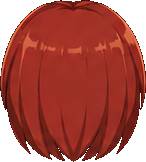
#> input picture out/rig/images/hair-crown.png, 146 x 162 px, given as the content of the folder ../out/rig/images/images_frames, which was not available
$ python pack_clips.py ../out/rig/images
#> lines starting #> are read from the running program, lines starting #| are printed output that depends on the picture; after the words box and inside, x2 and y2 are one past the last pixel; in counts of white or black regions, pixels touching at a corner belong together; pictures that were not available may be replaced by others from this repository, and a replacement may not be noted
#!/usr/bin/env python3
"""Put finished clips onto one shared canvas, and pack them into one atlas.

Each clip comes out of the assembler on a canvas of its own, sized to whatever
that particular animation needed. Inside a clip that is right and the frames
line up to within a pixel or two. Between clips it is wrong: the idle, the hit
and the attack ended up 436x431, 459x378 and 485x385, with her feet 8, 12 and
16 pixels off the bottom and her centre line at 51%, 46% and 64% of the width.
Play one after another and she jumps the moment the clip changes.

So the clips are registered to each other here. Note the unit: a *clip* is
moved, not a frame. Frames inside a clip are already registered, and some of
what looks like drift is deliberate -- the lunge in the attack, the knockback
in the hit -- so every frame of a clip takes the same offset and the motion
inside it survives intact.

The other thing this fixes is that a played frame is not a drawing. A pose held
nine frames is written out nine times, so about 70% of every strip is the same
image repeated. Here identical frames are stored once and the timing becomes a
list of indices, which is what a playback loop wants anyway.
"""

import argparse
import glob
import hashlib
import json
import os

import numpy as np
from PIL import Image


# WebP refuses a single dimension over this. PNG has no such limit, which is why
# the check below is asked about the format rather than applied to every write:
# the full-scale preview atlas is legitimately 15932x17458 and encodes fine.
LIMIT = 16383


def ground(im):
    """Where a frame stands: the centre of her boots, and the floor under them.

    The horizontal measurement is the assembler's own: the desaturated pixels of
    the lower body, so streaming hair -- the most mobile thing on her -- does not
    vote on where her feet are. The vertical one is the lowest of those same
    pixels, which is the sole of the lower boot.
    """
    a = np.array(im)
    rgb = a[:, :, :3].astype(np.int16)
    mx, mn = rgb.max(axis=2), rgb.min(axis=2)
    sat = np.where(mx > 0, (mx - mn) * 255 // np.maximum(mx, 1), 0)
    core = (a[:, :, 3] > 0) & (sat < 70)
    core[:int(core.shape[0] * 0.55)] = False
    ys, xs = np.nonzero(core)
    if not len(xs):
        return im.width / 2.0, im.height - 1
    return float(xs.mean()), int(ys.max())


def body_area(im):
    """How much of a frame is HER, with effects masked out.

    Used as the measure of how large she is DRAWN, and area is the right
    measure rather than height. Height is a property of the pose: she is 325px
    tall through the dodge because she spends it crouched and 603px through the
    slipping idle because she spends it upright, and normalising on that would
    make her grow every time she stood up. Area barely moves when a limb folds
    -- measured across these clips, the spread of sqrt(area) WITHIN a clip is
    under 6% where height varies by 17% -- so it tracks the drawing scale and
    not the choreography.

    Fire and the blade's teal are excluded for the same reason the anchor
    excludes them: an effect can be larger than she is and would set the number
    instead of her.
    """
    a = np.asarray(im)
    rgb, alpha = a[:, :, :3].astype(np.int16), a[:, :, 3]
    fire = (rgb[:, :, 0] > 170) & (rgb[:, :, 1] > 60) & (rgb[:, :, 2] < 120)
    teal = (rgb[:, :, 1] > rgb[:, :, 0] + 30) & (rgb[:, :, 2] > rgb[:, :, 0] + 20)
    body = (alpha > 32) & ~fire & ~teal
    return int(body.sum()) or int((alpha > 32).sum())


def clip_scale(images):
    """One number for how large she is drawn in this clip.

    The median of the FIRST THREE frames, not of all of them, and the reason is
    that some clips stop containing the character. The death animation ends as
    a pile of ash: taken over the whole clip its median reads 235 where her
    standing drawings measure 257 to 294, so it would be scaled up by 12% to
    make the ASH the right size. The cyberpsychosis idle fails the other way --
    its coloured copies add area from the third drawing on, and a high
    percentile reads 392 against a real 321.

    Almost every clip here opens on her reference guard, before anything has
    happened to her, which makes the opening frames the most comparable thing
    across clips: measured that way the cross-clip spread is 1.60x against
    1.67x on the full median, so it is also the tighter measure. Three frames
    rather than one, so a single odd drawing cannot set a whole clip.
    """
    head = images[:3] if len(images) >= 3 else images
    return float(np.median([np.sqrt(body_area(im)) for im in head]))


def main():
    ap = argparse.ArgumentParser(description=__doc__,
                                 formatter_class=argparse.RawDescriptionHelpFormatter)
    ap.add_argument("clips", nargs="+",
                    help="clip directories, each holding <name>_frames/ and <name>.json")
    ap.add_argument("-o", "--outdir", default="out/atlas")
    ap.add_argument("-n", "--name", default="dahlia")
    ap.add_argument("--margin", type=int, default=8,
                    help="clear pixels kept on every side of the shared canvas")
    ap.add_argument("--cols", type=int, default=0,
                    help="cells per row; 0 picks a roughly square sheet")
    ap.add_argument("--role", action="append", default=[], metavar="DIR=ROLE",
                    help="name a clip by what it IS rather than whose it is, e.g. "
                         "'out/dahlia_twirl=idle'. With more than one character in a "
                         "tracker the player has to ask for 'the hit', not for "
                         "'dahlia_hit', so the roles are what the manifest carries")
    ap.add_argument("--scale-like", action="append", default=[], metavar="DIR=OTHER",
                    help="this clip CONTINUES FROM the end of another one, so size its "
                         "first frame to match that one's last instead of measuring it "
                         "as a character. For the ash loop, which carries on from where "
                         "the death animation stops: 'out/dahlia_ashes=out/dahlia_death'")
    ap.add_argument("--match-scale", action="store_true",
                    help="resize each clip so she is drawn the same size in all of "
                         "them. Registering position is not enough on its own: the "
                         "sheets behind different clips came back at very different "
                         "scales, and she jumped 67%% larger the moment the panel "
                         "switched to a newer clip. The target is the MEDIAN clip")
    ap.add_argument("--scale", type=float, default=1.0,
                    help="resize every cell; 0.5 halves the atlas for the web, where "
                         "she is displayed small anyway")
    ap.add_argument("--quality", type=int, default=90,
                    help="WebP quality. 90 is the default and was fine while the "
                         "tracker was one character; at two it pushed the file "
                         "past 30MB, and a sprite atlas shown at 0.75 scale "
                         "gives up very little between 90 and 78.")
    ap.add_argument("--format", choices=("png", "webp"), default="png",
                    help="webp is a still image here, not an animation -- same pixels "
                         "at a third of the bytes, and a browser reads it either way")
    ap.add_argument("--preview", action="store_true",
                    help="also write a webp playing every clip back to back, which "
                         "is what shows whether she holds still across the joins")
    ap.add_argument("--preview-scale", type=float, default=0.5)
    args = ap.parse_args()

    roles = {}
    for spec in args.role:
        d, _, r = spec.rpartition("=")
        if not d or not r:
            raise SystemExit(f"--role wants DIR=ROLE, got {spec!r}")
        roles[d.rstrip("/")] = r

    clips = []
    for d in args.clips:
        name = os.path.basename(d.rstrip("/"))
        meta_path = os.path.join(d, f"{name}.json")
        frames = sorted(glob.glob(os.path.join(d, f"{name}_frames", "*.png")))
        if not frames:
            raise SystemExit(f"{d}: no played frames in {name}_frames/")
        meta = json.load(open(meta_path, encoding="utf-8")) if os.path.exists(meta_path) else {}
        images = [Image.open(p).convert("RGBA") for p in frames]
#> images = 1 item
        clips.append({"name": roles.get(d.rstrip("/"), name), "images": images,
                      "dir": d.rstrip("/"), "fps": meta.get("fps", 24)})

    if args.match_scale:
        # Measured before anything is moved, and applied before the anchor is
        # taken, so the feet still land together afterwards.
        for c in clips:
            c["measure"] = clip_scale(c["images"])

        # THE MEDIAN CLIP, not the smallest. Taking the minimum let a single
        # clip that happened to be drawn small decide the size of the whole
        # cast, and it moved every time a new clip came in under the old floor.
        # The median is decided by the middle of the set instead, so one odd
        # sheet cannot drag everything down with it.
        #
        # The reason the minimum was chosen originally was to guarantee nothing
        # is ever enlarged, and that guarantee survives anyway because --scale
        # runs afterwards: a clip's NET factor is (target / measure) * scale,
        # and at 0.75 nothing here reaches 1.0. It is checked rather than
        # assumed -- the warning below fires if a clip really would be blown up.
        target = float(np.median([c["measure"] for c in clips]))

        # A clip that does not contain the character cannot be measured as one.
        # The ash loop is the whole of her that is left after the Kindle-Shell,
        # and asking how big "she" is in it returns the size of a pile -- which
        # the median then tried to enlarge by 61% to make it person-sized.
        #
        # So a clip can instead be sized to CONTINUE from another: its first
        # drawing is matched to that clip's last, after that clip's own factor
        # is settled. The ash in the loop then lands exactly on the ash the
        # death animation stopped at, which is the only relationship that
        # actually matters between the two.
        by_dir = {c["dir"]: c for c in clips}
        follow = {}
        for spec in args.scale_like:
            d, _, o = spec.rpartition("=")
            d, o = d.rstrip("/"), o.rstrip("/")
            if d not in by_dir or o not in by_dir:
                raise SystemExit(f"--scale-like names a directory that is not "
                                 f"being packed: {spec!r}")
            follow[d] = o
        for d, o in follow.items():
            this, other = by_dir[d], by_dir[o]
            if other["dir"] in follow:
                raise SystemExit("--scale-like cannot chain: "
                                 f"{o} is itself following another clip")
            k_other = target / other["measure"]
            head = np.sqrt(body_area(this["images"][0]))
            tail = np.sqrt(body_area(other["images"][-1]))
            # measure = target / factor, so store the measure that yields it
            this["measure"] = target / (k_other * tail / head) if head else this["measure"]
            print(f"  {this['name']:<12s} sized to continue from {other['name']}")
        blown = [c["name"] for c in clips
                 if (target / c["measure"]) * args.scale > 1.0]
        if blown:
            print(f"  note: {', '.join(blown)} would be enlarged past its own "
                  f"resolution at --scale {args.scale}")
        for c in clips:
            k = target / c["measure"]
            if abs(k - 1.0) < 0.005:
                print(f"  {c['name']:<12s} already at scale")
                continue
            c["images"] = [im.resize((max(1, round(im.width * k)),
                                      max(1, round(im.height * k))), Image.LANCZOS)
                           for im in c["images"]]
            print(f"  {c['name']:<12s} scaled {100 * k:.1f}%")

    for c in clips:
        # The clip's own origin is taken from its first frame, because that is
        # the drawing it cuts in on and the one that has to agree with every
        # other clip's first drawing.
        c["gx"], c["gy"] = ground(c["images"][0])
#> this loop made 1 pass
#> pass 1, in ground, `mx, mn = rgb.max(axis=2), rgb.min(axis=2)`:
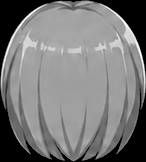
#> mx: shape (162, 146) int16; min 0, max 255, mean 120
#> pass 1, in ground, `mx, mn = rgb.max(axis=2), rgb.min(axis=2)`:
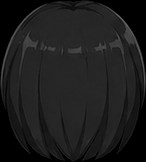
#> mn: shape (162, 146) int16; min 0, max 103, mean 28.4
#> pass 1, in ground, `sat = np.where(mx > 0, (mx - mn) * 255 // np.maximum(mx, 1), 0)`:
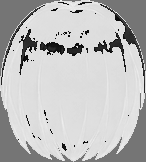
#> sat: shape (162, 146) int16; min -217, max 255, mean 133.7; drawn with min black and max white

    unknown = set(roles) - {d.rstrip("/") for d in args.clips}
#> unknown = 0 items
    if unknown:
        raise SystemExit(f"--role names directories that are not being packed: "
                         f"{', '.join(sorted(unknown))}")

    # One canvas that fits every clip once each is hung on the shared anchor.
    ax = max(c["gx"] for c in clips)
#> ax = 59.12
    ay = max(c["gy"] for c in clips)
#> ay = 150
    w = int(round(ax + max(c["images"][0].width - c["gx"] for c in clips))) + 2 * args.margin
#> w = 162
    h = int(round(ay + max(c["images"][0].height - c["gy"] for c in clips))) + 2 * args.margin
#> h = 178
    ax, ay = ax + args.margin, ay + args.margin
#> ax = 67.12; ay = 158

    # Identical frames are stored once. Hashing the pixels rather than comparing
    # poses is what catches the near-duplicates too: a pose held under a decaying
    # shake produces frames that differ, and they are kept, while a pose held
    # still produces one image and it is kept once.
    cells, index, timeline = [], {}, {}
    for c in clips:
        ox, oy = int(round(ax - c["gx"])), int(round(ay - c["gy"]))
        seq = []
        for im in c["images"]:
            canvas = Image.new("RGBA", (w, h), (0, 0, 0, 0))
            canvas.alpha_composite(im, (ox, oy))
            key = hashlib.sha1(canvas.tobytes()).digest()
            if key not in index:
                index[key] = len(cells)
                cells.append(canvas)
            seq.append(index[key])
        timeline[c["name"]] = {"fps": c["fps"], "frames": seq,
                               "seconds": round(len(seq) / c["fps"], 3)}
#> this loop made 1 pass
#> (ox, oy) on pass 1: (8, 8)
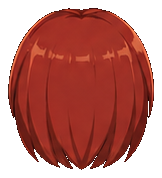
#> canvas: PIL image 162x178 RGBA; mean R, G, B, A 98.4, 30.4, 23.3, 167.7; transparent parts drawn white
#> im is the input picture: PIL image 146x162 RGBA; mean R, G, B, A 120, 37.1, 28.4, 204.4
#> after the loop, cells = 1 item; index = 1 item; timeline = 1 item

    if args.scale != 1.0:
        w, h = max(1, round(w * args.scale)), max(1, round(h * args.scale))
        ax, ay = ax * args.scale, ay * args.scale
        cells = [c.resize((w, h), Image.LANCZOS) for c in cells]

    # A square grid is the obvious shape and it is not always a legal one. WebP
    # refuses either dimension over 16383, and the cells here are wide -- the
    # ragdoll's travel alone carries its canvas past 800px once matched to the
    # set -- so 20 columns of them overflows while the same cells in 16 columns
    # do not. The square is therefore a starting point that gets narrowed until
    # it fits, rather than a shape to hand to the encoder and hope.
    cols = args.cols or max(1, int(np.ceil(np.sqrt(len(cells)))))
#> cols = 1
    capped = args.format == "webp"
    if capped and not args.cols:
        cols = max(1, min(cols, LIMIT // max(1, w)))
    rows = (len(cells) + cols - 1) // cols
#> rows = 1
    if capped and (cols * w > LIMIT or rows * h > LIMIT):
        raise SystemExit(
            f"refusing to write: {cols}x{rows} cells of {w}x{h} is "
            f"{cols * w}x{rows * h}, past the {LIMIT}px limit. The cell is what "
            f"is too big -- a clip's canvas, not the number of clips.")
    sheet = Image.new("RGBA", (cols * w, rows * h), (0, 0, 0, 0))
#> sheet: PIL image 162x178 RGBA; every value is 0
    for i, cell in enumerate(cells):
        sheet.paste(cell, ((i % cols) * w, (i // cols) * h))

    os.makedirs(args.outdir, exist_ok=True)
    png = f"{args.name}_atlas.{args.format}"
    if args.format == "webp":
        sheet.save(os.path.join(args.outdir, png), quality=args.quality, method=6)
    else:
        sheet.save(os.path.join(args.outdir, png), optimize=True)
    with open(os.path.join(args.outdir, f"{args.name}_atlas.json"), "w", encoding="utf-8") as fh:
        # How large the CHARACTER is drawn in the packed cells, which is not
        # recoverable from the cell size. A cell is as wide as the widest clip
        # needs -- the ragdoll's 120px of travel alone carries hers to 809px --
        # so a player that fits the cell to the panel shrinks a character for
        # owning one wide animation. The unit is what a second character has to
        # be measured against, and there is nothing else in here that means it.
        unit = float(np.median([np.sqrt(body_area(c)) for c in cells[:12]]))
#> in body_area, `rgb, alpha = a[:, :, :3].astype(np.int16), a[:, :, 3]`:
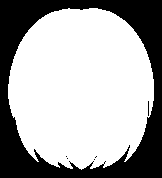
#> alpha: shape (178, 162); 65.7% white; 6 black regions (5 under 20 px), largest, box (x1, y1, x2, y2) and area: (0, 0, 162, 178) 9857
#> in body_area, `fire = (rgb[:, :, 0] > 170) & (rgb[:, :, 1] > 60) & (rgb[:, :, 2] < 120)`:
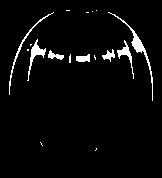
#> fire: shape (178, 162) bool; 3.7% white; 17 white regions (10 under 20 px), largest, box (x1, y1, x2, y2) and area: (108, 12, 153, 101) 290, (27, 39, 46, 81) 186, (9, 12, 54, 95) 166
#> in body_area, `teal = (rgb[:, :, 1] > rgb[:, :, 0] + 30) & (rgb[:, :, 2] > rgb[:, :, ..`: teal: shape (178, 162) bool; every value is 0
#> in body_area, `body = (alpha > 32) & ~fire & ~teal`:
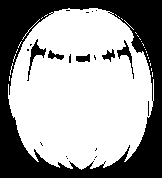
#> body: shape (178, 162) bool; 62% white; 21 black regions (15 under 20 px), largest, box (x1, y1, x2, y2) and area: (0, 0, 162, 178) 10313, (27, 39, 46, 81) 186, (117, 40, 134, 79) 144, (76, 54, 90, 62) 84, (102, 49, 115, 62) 78, (48, 50, 64, 60) 78
#> unit = 133.7
        json.dump({"image": png, "cell": [w, h], "cols": cols, "rows": rows,
                   "cells": len(cells), "unit": round(unit, 1),
                   # Everything a playback loop needs to put her in the right
                   # place: her feet land here in every cell of every clip.
                   "anchor": [round(ax, 1), round(ay, 1)],
                   "clips": timeline}, fh, indent=1)

    if args.preview:
        # Played end to end, a clip change is the only place she can jump, and
        # a still figure at the joins is the whole claim this tool makes.
        seq = [cells[i] for t in timeline.values() for i in t["frames"]]
        k = args.preview_scale
        if k != 1.0:
            seq = [f.resize((max(1, round(w * k)), max(1, round(h * k))),
                            Image.LANCZOS) for f in seq]
        fps = clips[0]["fps"]
        out = os.path.join(args.outdir, f"{args.name}_all.webp")
        seq[0].save(out, save_all=True, append_images=seq[1:],
                    duration=round(1000 / fps), loop=0, quality=92)
        print(f"  {out}  ({len(seq)} frames, every clip in a row)")

    played = sum(len(t["frames"]) for t in timeline.values())
#> played = 1
    print(f"{len(clips)} clips, {played} played frames -> {len(cells)} cells "
          f"({(1 - len(cells) / played) * 100:.0f}% were repeats)")
#| 1 clips, 1 played frames -> 1 cells (0% were repeats)
    print(f"  shared canvas {w}x{h}, her feet at {ax:.0f},{ay:.0f} in every one")
#|   shared canvas 162x178, her feet at 67,158 in every one
    print(f"  {os.path.join(args.outdir, png)}  ({cols}x{rows} cells, "
          f"{os.path.getsize(os.path.join(args.outdir, png)) / 1e6:.1f} MB)")
#|   out/atlas/dahlia_atlas.png  (1x1 cells, 0.0 MB)
    for n, t in timeline.items():
        print(f"  {n:16s} {len(t['frames']):3d} frames @ {t['fps']}fps  {t['seconds']}s")
#> this loop made 1 pass
#> (n, t) on pass 1: ('images', {'fps': 24, 'frames': [0], 'seconds': 0.042})
#|   images             1 frames @ 24fps  0.042s


if __name__ == "__main__":
    main()
